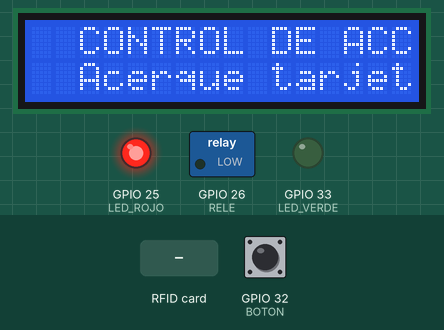
Bench run of a sketch on a simulated ESP32. Parts: 16×2 character LCD, switched loads named in the sketch (green lamp = pin HIGH), output pins drawn as LEDs (lit = HIGH). The inputs (shaded band) are chosen by the test bench; at power-on: GPIO 32 (BOTON) HIGH. What the sketch prints to the serial monitor is not drawn.

Above: at 1.3 s.
1.4 s: RFID card 2F D4 03 4D held to the reader
At 1.7 s:
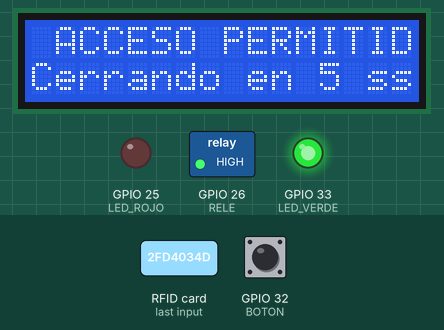
4.4 s: RFID card 5E 7A 19 C4 held to the reader
7.4 s: GPIO 32 (BOTON) pulled LOW for 1 s
At 14.3 s:
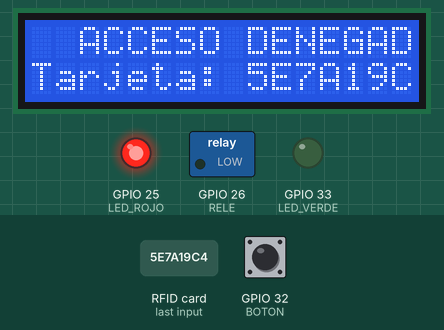
14.4 s: GPIO 32 (BOTON) pulled LOW for 3.2 s
At 17.9 s:
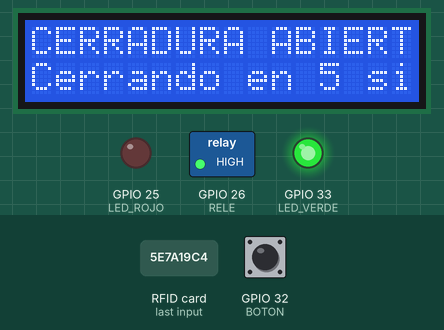
Timing chart, 0 to 23.8 s (numbered marks = the images above; inputs shaded):
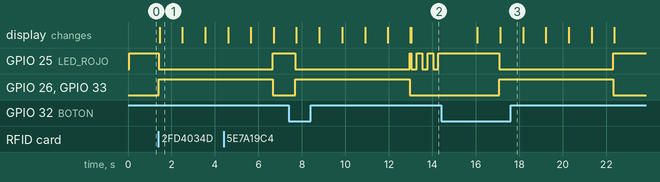

Measured:
- after the input at 1.4 s, GPIO 25 (LED_ROJO): HIGH → LOW at once; GPIO 26 (RELE), GPIO 33 (LED_VERDE): LOW → HIGH at once; the display: changes after 0.06 s (image 1)
- after the input at 7.4 s, GPIO 26 (RELE), GPIO 33 (LED_VERDE): LOW → HIGH after 0.29 s, → LOW 5.3 s later; the display: first changes after 0.35 s (image 2 shows a later state)
- after the input at 14.4 s, GPIO 25 (LED_ROJO): HIGH → LOW after 2.7 s, → HIGH 5.3 s later; GPIO 26 (RELE), GPIO 33 (LED_VERDE): LOW → HIGH after 2.7 s, → LOW 5.3 s later; the display: first differs from a run without the input after 2.7 s (image 3)
- what the display in image 1 shows lasts 1.0 s, from 1.5 s to 2.5 s

The sketch:

control_acceso.ino
```cpp
/*
 * ============================================================
 *  SISTEMA DE CONTROL DE ACCESO CON CERRADURA ELECTROMAGNETICA
 *  Materia: Integracion Tecnologica
 *  Placa: ESP32 DevKit (30 pines)
 *
 *  Funcionamiento general:
 *  - Lee tarjetas NFC/RFID de 13,56 MHz con un modulo PN532 (I2C).
 *  - Si la tarjeta esta autorizada, activa el rele y la cerradura
 *    se abre durante 5 segundos (LED verde + mensaje en pantalla).
 *  - Si no esta autorizada, muestra "ACCESO DENEGADO" y el LED
 *    rojo parpadea.
 *  - Un pulsador interior abre la puerta desde adentro.
 *  - Tras 10 segundos sin actividad se apaga la luz de la pantalla.
 * ============================================================
 */

// ------------------------------------------------------------
// LIBRERIAS
// ------------------------------------------------------------
#include <Wire.h>               // Comunicacion I2C (pines 21 SDA y 22 SCL)
#include <Adafruit_PN532.h>     // Manejo del lector NFC PN532
#include <LiquidCrystal_I2C.h>  // Manejo de la pantalla LCD 20x4 por I2C

// ------------------------------------------------------------
// PINES DEL ESP32
// Se declaran como constantes para no repetir numeros en el codigo
// y poder cambiarlos en un solo lugar.
// ------------------------------------------------------------
const int RELE      = 26;  // Salida al IN del rele (HIGH = abre la cerradura)
const int LED_ROJO  = 25;  // Pata roja del LED bicolor (con resistencia de 220 ohm)
const int LED_VERDE = 33;  // Pata verde del LED bicolor (con resistencia de 220 ohm)
const int BOTON     = 32;  // Pulsador interior (la otra pata va a GND)

// ------------------------------------------------------------
// CONFIGURACION DE TIEMPOS
// ------------------------------------------------------------
const int SEGUNDOS_ABIERTO = 5;                  // Tiempo que la cerradura queda abierta
const unsigned long TIEMPO_INACTIVIDAD = 10000;  // 10 s sin actividad -> se apaga la luz del LCD

// ------------------------------------------------------------
// TARJETAS AUTORIZADAS
// Cada usuario tiene el UID de su tarjeta (en hexadecimal) y un nombre.
// Para agregar una tarjeta: acercarla, leer el UID que aparece en
// "ACCESO DENEGADO" y sumar una linea a la lista.
// ------------------------------------------------------------
struct Usuario {
  const char* uid;     // Numero unico de la tarjeta
  const char* nombre;  // Nombre que se muestra en pantalla
};

Usuario autorizados[] = {
  {"2FD4034D", "Lucas"},
  // {"XXXXXXXX", "Otro nombre"},
};

// Cantidad de usuarios: tamano total de la lista / tamano de un usuario
const int CANT = sizeof(autorizados) / sizeof(autorizados[0]);

// ------------------------------------------------------------
// OBJETOS DE LOS MODULOS
// ------------------------------------------------------------
Adafruit_PN532 nfc(-1, -1);  // PN532 por I2C: -1 = sin pines IRQ ni RESET conectados
LiquidCrystal_I2C* lcd;      // Puntero: el LCD se crea en setup() cuando se conoce su direccion

// ------------------------------------------------------------
// VARIABLES GLOBALES
// ------------------------------------------------------------
unsigned long ultimaActividad = 0;  // Momento (en ms) de la ultima accion del usuario
bool luzPrendida = true;            // Estado de la luz de fondo del LCD

// ============================================================
// FUNCIONES PERSONALIZADAS
// ============================================================

// pantalla(): escribe hasta 4 lineas en el LCD.
// Parametros: l1..l4 = texto de cada linea. l2, l3 y l4 son opcionales
// (si no se pasan quedan vacias), asi se reutiliza para cualquier mensaje.
void pantalla(String l1, String l2 = "", String l3 = "", String l4 = "") {
  lcd->clear();                              // Borra lo que habia
  lcd->setCursor(0, 0); lcd->print(l1);      // Linea 1
  lcd->setCursor(0, 1); lcd->print(l2);      // Linea 2
  lcd->setCursor(0, 2); lcd->print(l3);      // Linea 3
  lcd->setCursor(0, 3); lcd->print(l4);      // Linea 4
}

// despertar(): prende la luz del LCD si estaba apagada y reinicia
// el contador de inactividad. Se llama ante cualquier accion del usuario.
void despertar() {
  if (!luzPrendida) {        // Solo si la luz estaba apagada
    lcd->backlight();        // Prende la luz de fondo
    luzPrendida = true;
  }
  ultimaActividad = millis();  // Guarda el momento de la actividad
}

// reposo(): deja el sistema en su estado normal de espera.
// Cerradura cerrada, LED rojo y mensaje "Acerque tarjeta".
void reposo() {
  digitalWrite(RELE, LOW);        // Rele apagado -> contacto NC cerrado -> cerradura alimentada (cerrada)
  digitalWrite(LED_VERDE, LOW);   // Apaga el verde
  digitalWrite(LED_ROJO, HIGH);   // Prende el rojo (puerta cerrada)
  pantalla("  CONTROL DE ACCESO", "", "  Acerque tarjeta");
  ultimaActividad = millis();     // Empieza a contar el tiempo de inactividad
}

// abrir(): abre la cerradura durante SEGUNDOS_ABIERTO con cuenta regresiva.
// Parametros: titulo = primera linea (ej. "ACCESO PERMITIDO"),
//             mensaje = segunda linea (ej. "Bienvenido Lucas").
// Se usa tanto para tarjetas autorizadas como para el pulsador interior.
void abrir(String titulo, String mensaje) {
  digitalWrite(LED_ROJO, LOW);    // Apaga el rojo
  digitalWrite(LED_VERDE, HIGH);  // Prende el verde
  digitalWrite(RELE, HIGH);       // Rele activado -> corta la cerradura -> puerta abierta

  // Cuenta regresiva: actualiza la pantalla una vez por segundo
  for (int s = SEGUNDOS_ABIERTO; s > 0; s--) {
    pantalla(titulo, mensaje, "", "Cerrando en " + String(s) + " s");
    delay(1000);
  }

  reposo();  // Al terminar, vuelve a cerrar y queda en espera
}

// denegar(): muestra que la tarjeta no esta autorizada.
// Parametro: id = UID de la tarjeta leida (se muestra en pantalla
// para poder darla de alta si hace falta).
void denegar(String id) {
  digitalWrite(LED_VERDE, LOW);
  pantalla("  ACCESO DENEGADO", "", "Tarjeta: " + id);

  // Parpadeo del LED rojo: 6 cambios de 250 ms (3 parpadeos)
  for (int i = 0; i < 6; i++) {
    digitalWrite(LED_ROJO, i % 2 == 0 ? LOW : HIGH);  // Pares: apaga / impares: prende
    delay(250);
  }

  delay(1500);  // Deja el mensaje un momento mas en pantalla
  reposo();
}

// buscarNombre(): busca un UID en la lista de autorizados.
// Parametro: id = UID leido.
// Devuelve: el nombre del usuario si esta autorizado, o "" si no esta.
String buscarNombre(String id) {
  for (int i = 0; i < CANT; i++) {          // Recorre toda la lista
    if (id == autorizados[i].uid) {         // Si el UID coincide...
      return autorizados[i].nombre;         // ...devuelve el nombre
    }
  }
  return "";  // No se encontro: tarjeta no autorizada
}

// ============================================================
// SETUP: se ejecuta una sola vez al encender el ESP32
// ============================================================
void setup() {
  // --- Configuracion de pines ---
  pinMode(RELE, OUTPUT);
  digitalWrite(RELE, LOW);         // Arranca con la cerradura cerrada (seguridad)
  pinMode(LED_ROJO, OUTPUT);
  pinMode(LED_VERDE, OUTPUT);
  pinMode(BOTON, INPUT_PULLUP);    // Pull-up interno: suelto = HIGH, apretado = LOW

  // --- Comunicaciones ---
  Serial.begin(115200);            // Monitor serie para ver los UID leidos
  Wire.begin(21, 22);              // Bus I2C: SDA = 21, SCL = 22 (LCD y PN532 comparten el bus)

  // --- Pantalla LCD ---
  // Los modulos I2C vienen con direccion 0x27 o 0x3F: se prueba cual responde.
  byte dir = 0x27;
  Wire.beginTransmission(0x3F);
  if (Wire.endTransmission() == 0) dir = 0x3F;  // 0 = el dispositivo respondio
  lcd = new LiquidCrystal_I2C(dir, 20, 4);      // Pantalla de 20 columnas x 4 filas
  lcd->init();
  lcd->backlight();

  // --- Lector NFC PN532 ---
  nfc.begin();
  if (!nfc.getFirmwareVersion()) {             // Si no responde, no se puede seguir
    pantalla("ERROR:", "Lector NFC no", "detectado");
    while (true) delay(10);                    // Detiene el programa
  }
  nfc.SAMConfig();  // Configura el PN532 para leer tarjetas

  reposo();  // Estado inicial: cerrado y esperando tarjeta
}

// ============================================================
// LOOP: se repite continuamente
// ============================================================
void loop() {
  // --- 1) Ahorro de pantalla ---
  // Si la luz esta prendida y pasaron mas de 10 s sin actividad, se apaga.
  if (luzPrendida && millis() - ultimaActividad > TIEMPO_INACTIVIDAD) {
    lcd->noBacklight();
    luzPrendida = false;
  }

  // --- 2) Pulsador interior ---
  // Con INPUT_PULLUP el boton apretado se lee como LOW.
  if (digitalRead(BOTON) == LOW) {
    despertar();
    abrir("CERRADURA ABIERTA", "Por boton interior");
    return;  // Termina esta vuelta del loop y empieza otra
  }

  // --- 3) Lectura de tarjeta ---
  uint8_t uid[7];   // Espacio para el UID (hasta 7 bytes)
  uint8_t largo;    // Cantidad de bytes que tiene el UID leido

  // Espera una tarjeta como maximo 200 ms, asi el boton sigue respondiendo rapido
  if (nfc.readPassiveTargetID(PN532_MIFARE_ISO14443A, uid, &largo, 200)) {
    despertar();

    // Convierte el UID de bytes a texto hexadecimal (ej. "2FD4034D")
    String id = "";
    for (int i = 0; i < largo; i++) {
      if (uid[i] < 0x10) id += "0";   // Agrega el 0 a la izquierda (ej. 0x0A -> "0A")
      id += String(uid[i], HEX);
    }
    id.toUpperCase();
    Serial.println("UID: " + id);     // Lo muestra en el monitor serie

    // --- 4) Decision de acceso ---
    String nombre = buscarNombre(id);
    if (nombre != "") {
      abrir(" ACCESO PERMITIDO", "Bienvenido " + nombre);  // Autorizada
    } else {
      denegar(id);                                         // No autorizada
    }

    delay(1000);  // Evita leer la misma tarjeta dos veces seguidas
  }
}
```
